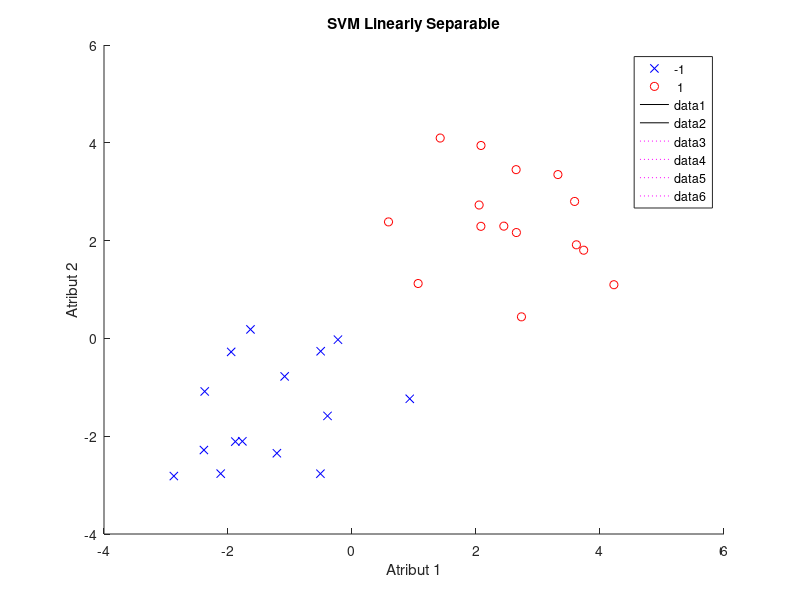

Here is the MATLAB script that generated this plot:
% Nama: Dindin Dhino Alamsyah
% NIM : 1301144360

close all;
clear;
clc;

% 17(a) Visualisasi Data
dataset = load('linear_0.csv');
figure;
gscatter(dataset(:,1), dataset(:,2), dataset(:,3), 'br', 'xo');
title('SVM Linearly Separable');
xlabel('Atribut 1');
ylabel('Atribut 2');
pause(1)

% 17(b) Cari nilai w dan b dengan quadprog
X = [dataset(:,1) dataset(:,2)];
Y = dataset(:,3); 
H = eye(size(X,2)+1);
H(size(X,2)+1, size(X,2)+1) = 0;
f = zeros(size(X,2)+1, 1);
Z = [X ones(size(X,1), 1)];
A = -diag(Y)*Z; %linear case
c = -1*ones(size(X,1),1);
w = quadprog(H,f,A,c)
w1 = w(1);
w2 = w(2);
b = w(3);

% 17(c) Visualisasi Hyperplane
Yhp = -(w1*X+b)/w2; %untuk sumbu y hyperplane
hold on
plot(X,Yhp,'k-')
hold off

MarginAtas=(1-w1*X-b)/w2;
hold on
plot(X,MarginAtas,'m:')
hold off

MarginBawah=(-1-w1*X-b)/w2;
hold on
plot(X,MarginBawah,'m:') 
hold off